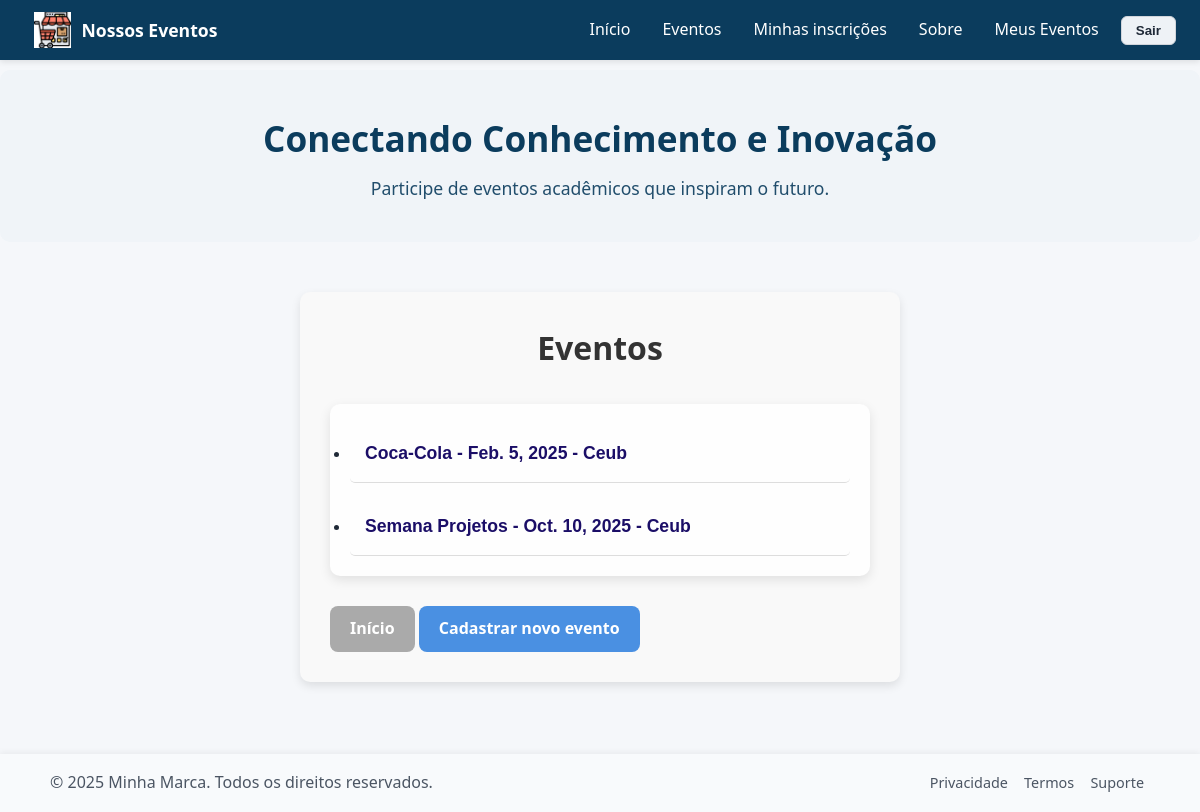
Page /eventos/ (signed in) on the committed database.
### aulaweb/models.py (models this page shows, shortened)
class Evento(models.Model):
    TIPO_EVENTO = (
        ('seminario', 'Seminário'),
        ('palestra', 'Palestra'),
        ('workshop', 'Workshop'),
        ('minicurso', 'Minicurso'),
        ('semana', 'Semana Acadêmica')
    )
    nome = models.CharField("Nome do evento", max_length=200)
    tipo = models.CharField("Tipo", max_length=20, choices=TIPO_EVENTO)
    data_inicio = models.DateField("Data inicial")
    data_fim = models.DateField("Data final")
    hora_inicio = models.TimeField("Hora inicial", default='08:00:00')
    hora_fim = models.TimeField("Hora final", null=True, blank=True)
    local = models.CharField("Local", max_length=200)
    max_participantes = models.PositiveIntegerField("Limite de participantes", default=0)
    organizador = models.ForeignKey(
        Usuario,
        on_delete=models.CASCADE,
        limit_choices_to={'perfil': 'organizador'}
    )
    horario = models.TimeField()
    banner = models.ImageField(
        upload_to='banners/',  # pasta dentro de MEDIA_ROOT
        null=True,
        blank=True
    )
    created_at = models.DateTimeField(auto_now_add=True)

### aulaweb/views.py (the view)
# urls.py: path('eventos/', views.lista_eventos, name='lista_eventos'),
@login_required
def lista_eventos(request):
    eventos = Evento.objects.all().order_by('data_inicio')
    return render(request, 'aulaweb/lista_eventos.html', {'eventos': eventos})

### aulaweb/templates/aulaweb/lista_eventos.html (shortened to what this page needs)
{% extends "aulaweb/base.html" %}
{% load static %}
{% block conteudo %}
<div class="lista-container">
    <h1>Eventos</h1>
    <ul class="eventos-lista">
        {% for evento in eventos %}
            <li>
                <a href="{% url 'detalhe_evento' evento.id %}">
                    <strong>{{ evento.nome }}</strong> - {{ evento.data_inicio }} - {{ evento.local }}
                </a>
            </li>
        {% empty %}
            <li>Nenhum evento cadastrado.</li>
        {% endfor %}
    </ul>
    <a href="{% url 'index' %}" class="btn secundario">Início</a>
    <a href="{% url 'cadastro_evento' %}" class="btn">Cadastrar novo evento</a>
</div>
{% endblock %}

### aulaweb/static/css/style.css (style rules this page uses)
*, *::before, *::after { box-sizing: border-box; margin: 0; padding: 0; }
html, body { min-height: 100%; font-family: system-ui, -apple-system, "Segoe UI", Roboto, Arial, sans-serif; background-color: #f5f7fa; color: #1f2937; line-height: 1.6; }
body { padding-top: 70px; padding-bottom: 80px; }
.lista, .eventos-lista { max-width: 700px; margin: 30px auto; padding: 20px; background-color: #fefefe; border-radius: 10px; box-shadow: 0 4px 12px rgba(0,0,0,0.1); font-family: Arial, sans-serif; display: flex; flex-direction: column; gap: 14px; }
.lista > div, .eventos-lista li, .lista-container > div { padding: 15px; border-bottom: 1px solid #ddd; border-radius: 5px; transition: background 0.3s; }
.lista a, .eventos-lista li a { font-weight: bold; font-size: 1.1rem; color: #1b0e67; text-decoration: none; }
.btn { padding: 10px 20px; border-radius: 6px; text-decoration: none; color: white; font-weight: bold; transition: background 0.3s; display: inline-block; }
.btn.secundario { background-color: #aaa; }
.btn { background-color: #4a90e2; }
.evento-container, .lista-container { max-width: 600px; margin: 50px auto; padding: 30px; background-color: #f9f9f9; border-radius: 10px; box-shadow: 0 4px 10px rgba(0,0,0,0.1); }
.evento-container h2, .lista-container h1, .lista-container h3 { text-align: center; color: #333; margin-bottom: 15px; }
.btn { padding: 10px 20px; border-radius: 8px; font-size: 16px; font-weight: bold; text-decoration: none; border: none; cursor: pointer; transition: background-color 0.3s ease; }

### rows in the picture
Evento: nome "Coca-Cola", data_inicio "Feb. 5, 2025", local "Ceub"
Evento: nome "Semana Projetos", data_inicio "Oct. 10, 2025", local "Ceub"
